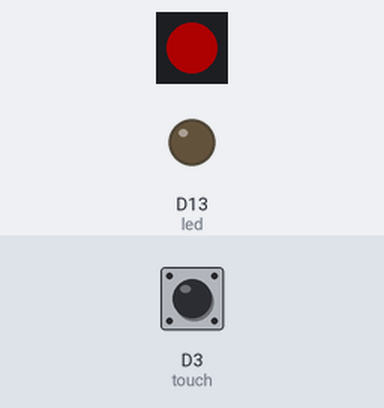
Simulated run of this program. Board: CircuitPython board. Shown: 1 RGB LEDs in strip order, left to right, output pins drawn as LEDs (lit = HIGH). The inputs (shaded band) are chosen by the test bench; at power-on: D3 (touch) LOW. Dim RGB values are drawn brighter than linear; USB keyboard and mouse output is not drawn; touch pads read as touched when driven HIGH; what the program prints to the serial console is not drawn.

Above: at 1.2 s.
1.3 s: D3 (touch) pulled HIGH for 0.15 s
At 1.45 s:
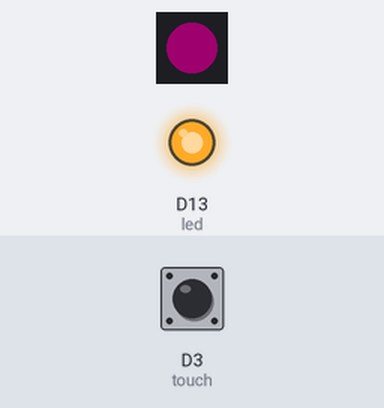
4.3 s: D3 (touch) pulled HIGH for 1 s
At 5.92 s:
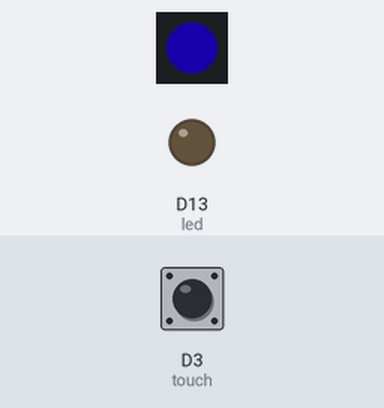
7.3 s: D3 (touch) pulled HIGH for 0.15 s
At 7.41 s:
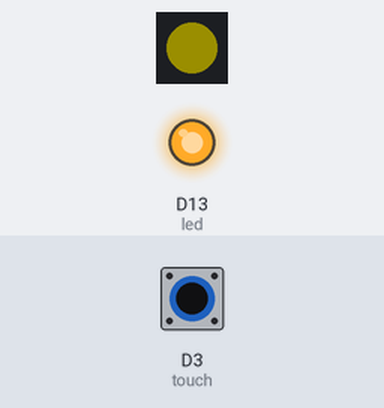
10.3 s: D3 (touch) pulled HIGH for 1 s
At 11.3 s:
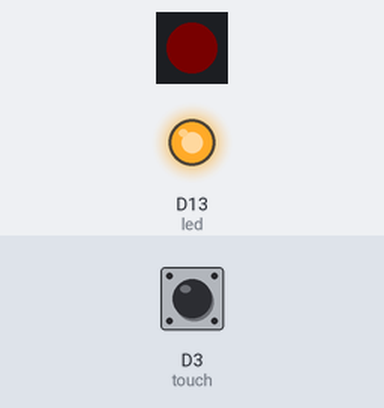
13.3 s: D3 (touch) pulled HIGH for 3.2 s
At 16.93 s:
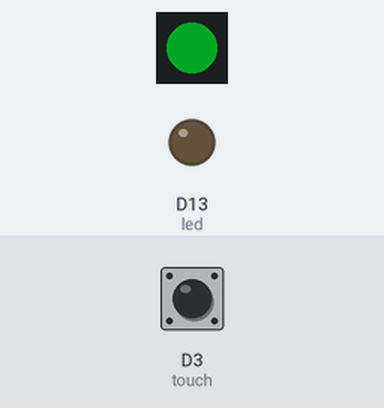
Timing chart, 0 to 19.0 s (numbered marks = the images above; inputs shaded):
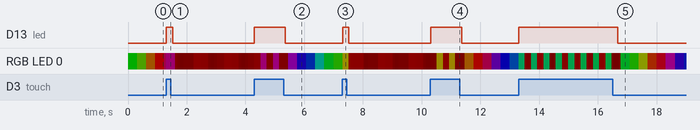

The program:

main.py
```python
import board
from digitalio import DigitalInOut, Direction
import touchio
import usb_hid
from adafruit_hid.mouse import Mouse
import adafruit_dotstar as dotstar
import time
import math

######################### SETTINGS ##############################

moveMouseEverySeconds = 1
moveMouseShakeDistancePixels = 50
moveMouseShakeTimeSeconds = 3

######################### END SETTINGS ##############################

print("Initialization started.")

# RGB LED
dot = dotstar.DotStar(board.APA102_SCK, board.APA102_MOSI, 1, brightness=0.2)

# Built in red LED
led = DigitalInOut(board.D13)
led.direction = Direction.OUTPUT

# Mouse HID device
mouse = Mouse(usb_hid.devices)

# Capacitive touch on D3
touch = touchio.TouchIn(board.D3)

######################### HELPERS ##############################

# Helper to give us a nice color swirl


def wheel(pos):
    # Input a value 0 to 255 to get a color value.
    # The colours are a transition r - g - b - back to r.
    if (pos < 0):
        return (0, 0, 0)
    if (pos > 255):
        return (0, 0, 0)
    if (pos < 85):
        return (int(pos * 3), int(255 - (pos*3)), 0)
    elif (pos < 170):
        pos -= 85
        return (int(255 - pos*3), 0, int(pos*3))
    else:
        pos -= 170
        return (0, int(pos*3), int(255 - pos*3))

# a simple linear interpolation


def lerp(a, b, t):
    return (1 - t) * a + (t * b)

######################### MAIN SETUP ##############################


print("Initialization complete. Starting main loop.")

i = 0
frameTime = time.monotonic()
lastFrameTime = frameTime
nextMouseShake = frameTime + moveMouseEverySeconds
shakeRemaining = 0
shakePixelsHalf = moveMouseShakeDistancePixels / 2
moveEnabled = True
mousePos = 0

######################### MAIN LOOP ##############################

while True:
    frameTime = time.monotonic()
    delta = frameTime - lastFrameTime

    if moveEnabled:
        # a nice rainbow wheel while we are active
        i = (i+1) % 256
        dot[0] = wheel(i & 255)
    else:
        # a soft red flash while we are disabled
        redPercent = (math.sin(frameTime * 6) + 1.0) / 2
        red = lerp(8, 64, redPercent)
        dot[0] = (int(red), 0, 0)

    # use D3 as capacitive touch to turn on internal LED,
    # and enable or disable the move feature.
    led.value = touch.value
    if touch.value:
        moveEnabled = not moveEnabled
        time.sleep(0.2)  # a shitty debounce
        if moveEnabled:
            # re-init our shake variable state,
            # but go ahead and have the next move be now.
            nextMouseShake = frameTime
            shakeRemaining = 0

    if moveEnabled:
        # if we are currently shaking, update our shake
        if (shakeRemaining > 0):
            shakeRemaining -= delta
            movePercent = math.sin(shakeRemaining * 3.14159)
            moveAbsolute = int(shakePixelsHalf * movePercent)
            moveDelta = moveAbsolute - mousePos
            #print("Shake move: {}, {}, {}".format(moveDelta, moveAbsolute, mousePos))
            mouse.move(moveDelta, 0)
            mousePos += moveDelta
        # if not shaking, check if it's time to shake the mouse
        elif (frameTime >= nextMouseShake):
            shakeRemaining = moveMouseShakeTimeSeconds
            nextMouseShake = frameTime + moveMouseShakeTimeSeconds + moveMouseEverySeconds
            mousePos = 0

    time.sleep(0.01)  # make bigger to slow down
    lastFrameTime = frameTime
```

Measured:
- after the input at 1.3 s, D13 (led): LOW → HIGH at once, → LOW 0.21 s later
- after the input at 4.3 s, D13 (led): LOW → HIGH at once, → LOW 1.1 s later
- after the input at 7.3 s, D13 (led): LOW → HIGH at once, → LOW 0.21 s later
- after the input at 10.3 s, D13 (led): LOW → HIGH at once, → LOW 1.1 s later
- after the input at 13.3 s, D13 (led): LOW → HIGH at once, → LOW 3.4 s later
